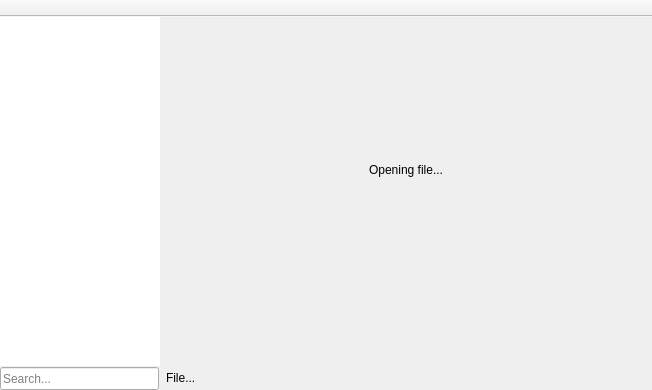
<?xml version="1.0" encoding="UTF-8"?>
<ui version="4.0">
 <class>Editor</class>
 <widget class="QMainWindow" name="Editor">
  <property name="geometry">
   <rect>
    <x>0</x>
    <y>0</y>
    <width>652</width>
    <height>390</height>
   </rect>
  </property>
  <property name="windowTitle">
   <string notr="true">MainWindow</string>
  </property>
  <property name="autoFillBackground">
   <bool>true</bool>
  </property>
  <widget class="QWidget" name="centralwidget">
   <layout class="QHBoxLayout" name="horizontalLayout" stretch="1,4">
    <property name="spacing">
     <number>0</number>
    </property>
    <property name="leftMargin">
     <number>0</number>
    </property>
    <property name="topMargin">
     <number>0</number>
    </property>
    <property name="rightMargin">
     <number>0</number>
    </property>
    <property name="bottomMargin">
     <number>0</number>
    </property>
    <item>
     <widget class="BackgroundWidget" name="leftPart" native="true">
      <property name="maximumSize">
       <size>
        <width>285</width>
        <height>16777215</height>
       </size>
      </property>
      <layout class="QVBoxLayout" name="verticalLayout_2">
       <property name="spacing">
        <number>0</number>
       </property>
       <property name="leftMargin">
        <number>0</number>
       </property>
       <property name="topMargin">
        <number>0</number>
       </property>
       <property name="rightMargin">
        <number>0</number>
       </property>
       <property name="bottomMargin">
        <number>0</number>
       </property>
       <item>
        <widget class="TreeView" name="treeView">
         <property name="minimumSize">
          <size>
           <width>160</width>
           <height>0</height>
          </size>
         </property>
         <property name="contextMenuPolicy">
          <enum>Qt::CustomContextMenu</enum>
         </property>
         <property name="acceptDrops">
          <bool>true</bool>
         </property>
         <property name="frameShape">
          <enum>QFrame::NoFrame</enum>
         </property>
         <property name="horizontalScrollBarPolicy">
          <enum>Qt::ScrollBarAlwaysOff</enum>
         </property>
         <property name="editTriggers">
          <set>QAbstractItemView::NoEditTriggers</set>
         </property>
         <property name="dragEnabled">
          <bool>true</bool>
         </property>
         <property name="dragDropMode">
          <enum>QAbstractItemView::DragDrop</enum>
         </property>
         <property name="selectionMode">
          <enum>QAbstractItemView::ExtendedSelection</enum>
         </property>
         <property name="verticalScrollMode">
          <enum>QAbstractItemView::ScrollPerPixel</enum>
         </property>
         <property name="indentation">
          <number>0</number>
         </property>
         <property name="sortingEnabled">
          <bool>true</bool>
         </property>
         <property name="headerHidden">
          <bool>true</bool>
         </property>
        </widget>
       </item>
       <item>
        <widget class="QFrame" name="frameSearch">
         <property name="minimumSize">
          <size>
           <width>0</width>
           <height>24</height>
          </size>
         </property>
         <property name="maximumSize">
          <size>
           <width>16777215</width>
           <height>24</height>
          </size>
         </property>
         <property name="frameShape">
          <enum>QFrame::NoFrame</enum>
         </property>
         <layout class="QGridLayout" name="gridLayout">
          <property name="leftMargin">
           <number>0</number>
          </property>
          <property name="topMargin">
           <number>1</number>
          </property>
          <property name="rightMargin">
           <number>1</number>
          </property>
          <property name="bottomMargin">
           <number>0</number>
          </property>
          <item row="0" column="0">
           <widget class="QLineEdit" name="editFilter">
            <property name="minimumSize">
             <size>
              <width>0</width>
              <height>23</height>
             </size>
            </property>
            <property name="maximumSize">
             <size>
              <width>16777215</width>
              <height>23</height>
             </size>
            </property>
            <property name="text">
             <string/>
            </property>
            <property name="placeholderText">
             <string>Search...</string>
            </property>
            <property name="clearButtonEnabled">
             <bool>true</bool>
            </property>
           </widget>
          </item>
         </layout>
        </widget>
       </item>
      </layout>
     </widget>
    </item>
    <item>
     <widget class="QStackedWidget" name="stackedWidget">
      <property name="autoFillBackground">
       <bool>true</bool>
      </property>
      <property name="currentIndex">
       <number>0</number>
      </property>
      <widget class="QWidget" name="pageWait">
       <layout class="QGridLayout" name="gridLayout_2">
        <property name="leftMargin">
         <number>0</number>
        </property>
        <property name="topMargin">
         <number>0</number>
        </property>
        <property name="rightMargin">
         <number>0</number>
        </property>
        <property name="bottomMargin">
         <number>0</number>
        </property>
        <item row="3" column="0">
         <spacer name="horizontalSpacer">
          <property name="orientation">
           <enum>Qt::Horizontal</enum>
          </property>
          <property name="sizeHint" stdset="0">
           <size>
            <width>40</width>
            <height>20</height>
           </size>
          </property>
         </spacer>
        </item>
        <item row="3" column="1">
         <widget class="RotatingSpinner" name="rotatingSpinner" native="true">
          <property name="minimumSize">
           <size>
            <width>32</width>
            <height>32</height>
           </size>
          </property>
         </widget>
        </item>
        <item row="3" column="2">
         <spacer name="horizontalSpacer_2">
          <property name="orientation">
           <enum>Qt::Horizontal</enum>
          </property>
          <property name="sizeHint" stdset="0">
           <size>
            <width>40</width>
            <height>20</height>
           </size>
          </property>
         </spacer>
        </item>
        <item row="4" column="1">
         <spacer name="verticalSpacer_2">
          <property name="orientation">
           <enum>Qt::Vertical</enum>
          </property>
          <property name="sizeHint" stdset="0">
           <size>
            <width>20</width>
            <height>40</height>
           </size>
          </property>
         </spacer>
        </item>
        <item row="0" column="1">
         <spacer name="verticalSpacer">
          <property name="orientation">
           <enum>Qt::Vertical</enum>
          </property>
          <property name="sizeHint" stdset="0">
           <size>
            <width>20</width>
            <height>40</height>
           </size>
          </property>
         </spacer>
        </item>
        <item row="1" column="0" colspan="3">
         <widget class="QLabel" name="labelWait">
          <property name="text">
           <string>Opening file...</string>
          </property>
          <property name="alignment">
           <set>Qt::AlignCenter</set>
          </property>
         </widget>
        </item>
        <item row="5" column="0" colspan="3">
         <widget class="QWidget" name="widgetBottom" native="true">
          <property name="minimumSize">
           <size>
            <width>0</width>
            <height>24</height>
           </size>
          </property>
          <property name="maximumSize">
           <size>
            <width>16777215</width>
            <height>24</height>
           </size>
          </property>
          <layout class="QHBoxLayout" name="horizontalLayout_2">
           <property name="leftMargin">
            <number>6</number>
           </property>
           <property name="topMargin">
            <number>0</number>
           </property>
           <property name="rightMargin">
            <number>6</number>
           </property>
           <property name="bottomMargin">
            <number>0</number>
           </property>
           <item>
            <widget class="QLabel" name="labelFileName">
             <property name="text">
              <string notr="true">File...</string>
             </property>
            </widget>
           </item>
          </layout>
         </widget>
        </item>
       </layout>
      </widget>
      <widget class="PageSf2" name="pageGeneral"/>
      <widget class="PageOverviewSmpl" name="pageAllSmpl"/>
      <widget class="PageOverviewInst" name="pageAllInst"/>
      <widget class="PageOverviewPrst" name="pageAllPrst"/>
      <widget class="PageSmpl" name="pageSmpl"/>
      <widget class="PageInst" name="pageInst"/>
      <widget class="PagePrst" name="pagePrst"/>
      <widget class="QWidget" name="pageError">
       <layout class="QGridLayout" name="gridLayout_3">
        <property name="leftMargin">
         <number>0</number>
        </property>
        <property name="topMargin">
         <number>0</number>
        </property>
        <property name="rightMargin">
         <number>0</number>
        </property>
        <property name="bottomMargin">
         <number>0</number>
        </property>
        <item row="1" column="0">
         <spacer name="horizontalSpacer_3">
          <property name="orientation">
           <enum>Qt::Horizontal</enum>
          </property>
          <property name="sizeHint" stdset="0">
           <size>
            <width>40</width>
            <height>20</height>
           </size>
          </property>
         </spacer>
        </item>
        <item row="3" column="0" colspan="3">
         <widget class="QLabel" name="labelReason">
          <property name="text">
           <string notr="true">reason</string>
          </property>
          <property name="alignment">
           <set>Qt::AlignCenter</set>
          </property>
         </widget>
        </item>
        <item row="1" column="1">
         <widget class="QLabel" name="iconWarning">
          <property name="minimumSize">
           <size>
            <width>64</width>
            <height>64</height>
           </size>
          </property>
          <property name="maximumSize">
           <size>
            <width>64</width>
            <height>64</height>
           </size>
          </property>
          <property name="text">
           <string/>
          </property>
         </widget>
        </item>
        <item row="1" column="2">
         <spacer name="horizontalSpacer_4">
          <property name="orientation">
           <enum>Qt::Horizontal</enum>
          </property>
          <property name="sizeHint" stdset="0">
           <size>
            <width>40</width>
            <height>20</height>
           </size>
          </property>
         </spacer>
        </item>
        <item row="2" column="0" colspan="3">
         <widget class="QLabel" name="labelError">
          <property name="font">
           <font>
            <weight>75</weight>
            <bold>true</bold>
           </font>
          </property>
          <property name="text">
           <string>Cannot open the file</string>
          </property>
          <property name="alignment">
           <set>Qt::AlignCenter</set>
          </property>
         </widget>
        </item>
        <item row="0" column="1">
         <spacer name="verticalSpacer_3">
          <property name="orientation">
           <enum>Qt::Vertical</enum>
          </property>
          <property name="sizeHint" stdset="0">
           <size>
            <width>20</width>
            <height>40</height>
           </size>
          </property>
         </spacer>
        </item>
        <item row="4" column="1">
         <spacer name="verticalSpacer_4">
          <property name="orientation">
           <enum>Qt::Vertical</enum>
          </property>
          <property name="sizeHint" stdset="0">
           <size>
            <width>20</width>
            <height>40</height>
           </size>
          </property>
         </spacer>
        </item>
        <item row="5" column="0" colspan="3">
         <widget class="QWidget" name="widgetBottom2" native="true">
          <property name="minimumSize">
           <size>
            <width>0</width>
            <height>24</height>
           </size>
          </property>
          <property name="maximumSize">
           <size>
            <width>16777215</width>
            <height>24</height>
           </size>
          </property>
          <layout class="QHBoxLayout" name="horizontalLayout_3">
           <property name="leftMargin">
            <number>6</number>
           </property>
           <property name="topMargin">
            <number>0</number>
           </property>
           <property name="rightMargin">
            <number>6</number>
           </property>
           <property name="bottomMargin">
            <number>0</number>
           </property>
           <item>
            <widget class="QLabel" name="labelFileName2">
             <property name="text">
              <string notr="true">File...</string>
             </property>
            </widget>
           </item>
          </layout>
         </widget>
        </item>
       </layout>
      </widget>
     </widget>
    </item>
   </layout>
  </widget>
  <widget class="EditorToolBar" name="toolBar">
   <property name="windowTitle">
    <string notr="true"/>
   </property>
   <property name="movable">
    <bool>false</bool>
   </property>
   <property name="allowedAreas">
    <set>Qt::TopToolBarArea</set>
   </property>
   <property name="iconSize">
    <size>
     <width>32</width>
     <height>32</height>
    </size>
   </property>
   <property name="floatable">
    <bool>false</bool>
   </property>
   <attribute name="toolBarArea">
    <enum>TopToolBarArea</enum>
   </attribute>
   <attribute name="toolBarBreak">
    <bool>false</bool>
   </attribute>
  </widget>
 </widget>
 <customwidgets>
  <customwidget>
   <class>PageOverviewSmpl</class>
   <extends>QWidget</extends>
   <header>pageoverviewsmpl.h</header>
   <container>1</container>
  </customwidget>
  <customwidget>
   <class>PageOverviewInst</class>
   <extends>QWidget</extends>
   <header>pageoverviewinst.h</header>
   <container>1</container>
  </customwidget>
  <customwidget>
   <class>PageOverviewPrst</class>
   <extends>QWidget</extends>
   <header>pageoverviewprst.h</header>
   <container>1</container>
  </customwidget>
  <customwidget>
   <class>PageSmpl</class>
   <extends>QWidget</extends>
   <header>pagesmpl.h</header>
   <container>1</container>
  </customwidget>
  <customwidget>
   <class>PageInst</class>
   <extends>QWidget</extends>
   <header>pageinst.h</header>
   <container>1</container>
  </customwidget>
  <customwidget>
   <class>PagePrst</class>
   <extends>QWidget</extends>
   <header>pageprst.h</header>
   <container>1</container>
  </customwidget>
  <customwidget>
   <class>PageSf2</class>
   <extends>QWidget</extends>
   <header>pagesf2.h</header>
   <container>1</container>
  </customwidget>
  <customwidget>
   <class>TreeView</class>
   <extends>QTreeView</extends>
   <header>treeview.h</header>
  </customwidget>
  <customwidget>
   <class>BackgroundWidget</class>
   <extends>QWidget</extends>
   <header>backgroundwidget.h</header>
   <container>1</container>
  </customwidget>
  <customwidget>
   <class>EditorToolBar</class>
   <extends>QToolBar</extends>
   <header>editortoolbar.h</header>
  </customwidget>
  <customwidget>
   <class>RotatingSpinner</class>
   <extends>QWidget</extends>
   <header>rotatingspinner.h</header>
   <container>1</container>
  </customwidget>
 </customwidgets>
 <resources/>
 <connections/>
</ui>
